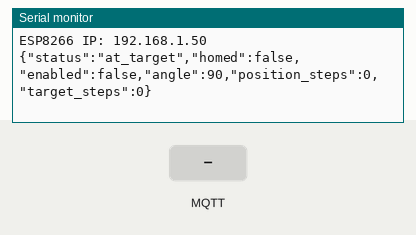
The sketch below on a simulated ESP8266 (NodeMCU). Parts: the last lines printed to the serial monitor. The inputs (shaded band) are chosen by the test bench. WiFi joins after 1.5 s; servers stay silent unless stated; no MQTT or app messages arrive unless stated.

Above: at 5.8 s.
5.9 s: MQTT message "PING" arrives on the first subscribed topic
At 6.03 s:
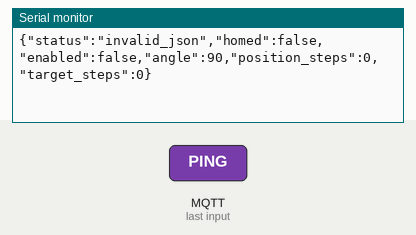
7.4 s: MQTT message "1" arrives on the first subscribed topic
At 7.9 s:
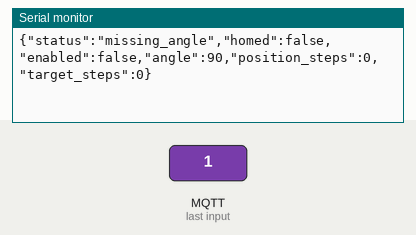

The sketch:

esp8266_uln2003_mqtt.ino
```cpp
/* ESP8266 / 28BYJ-48 / ULN2003 MQTT face tracker.
   D1 -> IN1, D2 -> IN2, D5 -> IN3, D6 -> IN4; shared ground.
   Install AccelStepper, PubSubClient, ArduinoJson 6 or 7.
   Configure Wi-Fi password and broker address below.
   USB is used for uploading/diagnostic logs, not motion commands.
*/
#include <ESP8266WiFi.h>
#include <PubSubClient.h>
#include <ArduinoJson.h>
#include <AccelStepper.h>
#include <math.h>
#include <string.h>

// EDIT THESE SETTINGS BEFORE UPLOAD
const char* WIFI_SSID = "Main Hall";
const char* WIFI_PASSWORD = "ENTER_WIFI_PASSWORD";
const char* MQTT_HOST = "10.12.72.168"; // PC Wi-Fi IPv4; recheck if it changes
const uint16_t MQTT_PORT = 1883;
const char* MQTT_USERNAME = ""; // leave empty for supplied local demo config
const char* MQTT_PASSWORD = "";

const char* COMMAND_TOPIC = "face-centering/motor/command";
const char* STATUS_TOPIC = "face-centering/motor/status";
const long STEPS_PER_REV = 4096;
const unsigned long WATCHDOG_MS = 1200;
AccelStepper motor(AccelStepper::HALF4WIRE, 5, 14, 4, 12);
WiFiClient network;
PubSubClient mqtt(network);
bool homed = false;
bool enabled = false;
bool watchdogStopped = true;
unsigned long lastAngle = 0;
unsigned long lastStatus = 0;
unsigned long lastWifiAttempt = 0;
unsigned long lastMqttAttempt = 0;

void haltMotor() {
  motor.setCurrentPosition(motor.currentPosition());
  watchdogStopped = true;
}
void report(const char* status) {
  if (!mqtt.connected()) return;
  StaticJsonDocument<256> doc;
  doc["status"] = status;
  doc["homed"] = homed;
  doc["enabled"] = enabled;
  doc["angle"] = 90.0f + motor.currentPosition() * 360.0f / STEPS_PER_REV;
  doc["position_steps"] = motor.currentPosition();
  doc["target_steps"] = motor.targetPosition();
  char payload[256];
  size_t length = serializeJson(doc, payload, sizeof(payload));
  mqtt.publish(STATUS_TOPIC, (const uint8_t*)payload, length, false);
  Serial.println(payload);
}
void receive(char* topic, byte* payload, unsigned int length) {
  if (strcmp(topic, COMMAND_TOPIC) != 0) return;
  StaticJsonDocument<256> doc;
  if (deserializeJson(doc, payload, length)) { report("invalid_json"); return; }
  const char* command = doc["command"] | "";
  if (strcmp(command, "PING") == 0) { report("ready"); return; }
  if (strcmp(command, "STOP") == 0) { haltMotor(); report("stopped"); return; }
  if (strcmp(command, "OFF") == 0) {
    haltMotor(); motor.disableOutputs(); homed = enabled = false;
    report("off_manual_center_then_HOME"); return;
  }
  if (strcmp(command, "HOME") == 0) {
    haltMotor(); motor.setCurrentPosition(0); motor.enableOutputs();
    homed = enabled = true;
    report("homed_manual_center"); return;
  }
  if (!doc["angle"].is<float>() && !doc["angle"].is<int>()) {
    report("missing_angle"); return;
  }
  float angle = doc["angle"].as<float>();
  if (!isfinite(angle) || angle < 15 || angle > 165) { report("invalid_angle_15_to_165"); return; }
  if (!homed) { report("manual_center_then_HOME_required"); return; }
  motor.enableOutputs(); enabled = true;
  motor.moveTo(lroundf((angle - 90.0f) * STEPS_PER_REV / 360.0f));
  lastAngle = millis(); watchdogStopped = false;
}
void setup() {
  Serial.begin(115200);
  motor.setMaxSpeed(500.0); motor.setAcceleration(250.0);
  motor.disableOutputs();
  WiFi.mode(WIFI_STA); WiFi.begin(WIFI_SSID, WIFI_PASSWORD);
  lastWifiAttempt = millis();
  mqtt.setServer(MQTT_HOST, MQTT_PORT);
  mqtt.setCallback(receive);
  mqtt.setBufferSize(512);
  mqtt.setSocketTimeout(1);
  Serial.println("MQTT tracker started. OFF -> manually center -> HOME.");
}
void loop() {
  if (!watchdogStopped && (millis() - lastAngle > WATCHDOG_MS || !mqtt.connected())) {
    haltMotor(); report("watchdog_stopped");
  }
  motor.run();
  if (WiFi.status() != WL_CONNECTED) {
    if (millis() - lastWifiAttempt >= 10000) {
      lastWifiAttempt = millis(); WiFi.begin(WIFI_SSID, WIFI_PASSWORD);
      Serial.println("Retrying Wi-Fi");
    }
  } else if (!mqtt.connected()) {
    // Synchronous connect can pause step generation; stop before retrying.
    haltMotor();
    if (millis() - lastMqttAttempt >= 5000) {
      lastMqttAttempt = millis();
      String clientId = "face-motor-" + String(ESP.getChipId(), HEX);
      const char* user = strlen(MQTT_USERNAME) ? MQTT_USERNAME : nullptr;
      const char* pass = strlen(MQTT_USERNAME) ? MQTT_PASSWORD : nullptr;
      if (mqtt.connect(clientId.c_str(), user, pass, STATUS_TOPIC, 0, false,
                       "{\"status\":\"offline\",\"homed\":false}")) {
        mqtt.subscribe(COMMAND_TOPIC); report("online");
        Serial.print("ESP8266 IP: "); Serial.println(WiFi.localIP());
      } else { Serial.print("MQTT connection failed: "); Serial.println(mqtt.state()); }
    }
  } else {
    mqtt.loop();
  }
  motor.run();
  if (mqtt.connected() && millis() - lastStatus >= 1000) {
    lastStatus = millis();
    report(motor.distanceToGo() ? "moving" : "at_target");
  }
  yield();
}
```

Measured:
- after the input at 5.9 s, the serial monitor: prints a new line at once (image 1)
- after the input at 7.4 s, the serial monitor: prints a new line at once (image 2)
